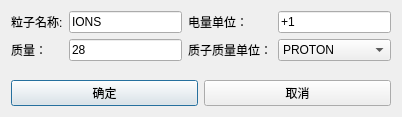
<?xml version="1.0" encoding="UTF-8"?>
<ui version="4.0">
 <class>Dialog</class>
 <widget class="QDialog" name="Dialog">
  <property name="geometry">
   <rect>
    <x>0</x>
    <y>0</y>
    <width>402</width>
    <height>117</height>
   </rect>
  </property>
  <property name="windowTitle">
   <string>Dialog</string>
  </property>
  <layout class="QVBoxLayout" name="verticalLayout">
   <item>
    <layout class="QGridLayout" name="gridLayout">
     <item row="1" column="0">
      <widget class="QLabel" name="label_2">
       <property name="text">
        <string>质量：</string>
       </property>
      </widget>
     </item>
     <item row="0" column="0">
      <widget class="QLabel" name="label">
       <property name="text">
        <string>粒子名称:</string>
       </property>
      </widget>
     </item>
     <item row="0" column="1">
      <widget class="QLineEdit" name="LineEdit_Name">
       <property name="text">
        <string>IONS</string>
       </property>
      </widget>
     </item>
     <item row="1" column="1">
      <widget class="QLineEdit" name="LineEdit_Quality">
       <property name="text">
        <string>28</string>
       </property>
      </widget>
     </item>
     <item row="0" column="2">
      <widget class="QLabel" name="label_3">
       <property name="text">
        <string>电量单位：</string>
       </property>
      </widget>
     </item>
     <item row="1" column="2">
      <widget class="QLabel" name="label_4">
       <property name="text">
        <string>质子质量单位：</string>
       </property>
      </widget>
     </item>
     <item row="0" column="3">
      <widget class="QLineEdit" name="LineEdit_Unitl">
       <property name="text">
        <string>+1</string>
       </property>
      </widget>
     </item>
     <item row="1" column="3">
      <widget class="QComboBox" name="comboBox">
       <item>
        <property name="text">
         <string>PROTON</string>
        </property>
       </item>
       <item>
        <property name="text">
         <string>ELECTRON</string>
        </property>
       </item>
       <item>
        <property name="text">
         <string>AMU</string>
        </property>
       </item>
      </widget>
     </item>
    </layout>
   </item>
   <item>
    <spacer name="verticalSpacer">
     <property name="orientation">
      <enum>Qt::Vertical</enum>
     </property>
     <property name="sizeHint" stdset="0">
      <size>
       <width>20</width>
       <height>40</height>
      </size>
     </property>
    </spacer>
   </item>
   <item>
    <layout class="QHBoxLayout" name="horizontalLayout">
     <item>
      <widget class="QPushButton" name="pb_ok">
       <property name="text">
        <string>确定</string>
       </property>
      </widget>
     </item>
     <item>
      <widget class="QPushButton" name="pb_cancel">
       <property name="text">
        <string>取消</string>
       </property>
      </widget>
     </item>
    </layout>
   </item>
  </layout>
 </widget>
 <resources/>
 <connections/>
</ui>
